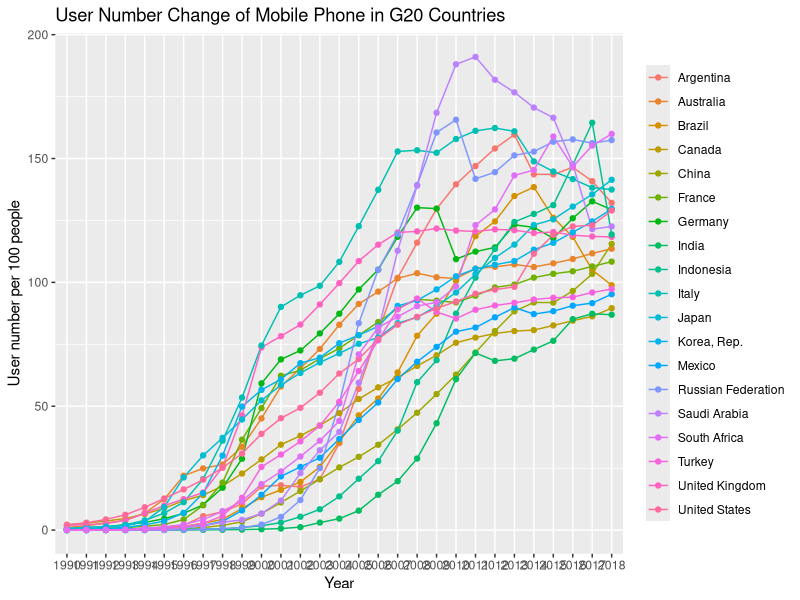

Write the R code that produced this figure.
library(tidyverse)
library(data.table)
library(stringr)

# master data frame 
# cell: utilization of mobile phone 
# inter: utilization of internet 
cell <- fread('API_IT.CEL.SETS.P2_DS2_en_csv_v2_887311.csv')
inter <- fread('API_IT.NET.USER.ZS_DS2_en_csv_v2_889089.csv')

# g20: country codes for g20 (except EU)
g20 <- c('AUS', 'CAN', 'USA', 'SAU', 'IND', 'RUS', 'ZAF', 'TUR', 'ARG',
         'BRA', 'MEX', 'FRA', 'DEU', 'ITA', 'GBR', 'IDN', 'JPN', 'KOR', 'CHN') 

# data cleaning for cell data 
cell_names <- as.vector(as.character(cell[1, ]))
names(cell) <- cell_names
cell1 <- cell[-1, ]

cell2 <- cell1 %>% 
        select('Country Name', 
               'Country Code', 
               'Indicator Name',
               'Indicator Code',
               as.character(1980:2019))
cell3 <- cell2[, -'2019']

cell4 <- cell3 %>% filter(cell3[[2]] %in% g20)
cell5 <- gather(cell4, Year, 
                Per_100_people, 
                -c('Country Name', 'Country Code', 'Indicator Name', 'Indicator Code'))

cell6 <- cell5 %>% filter(Year %in% as.character(1990:2018))

plot_by_time_cell <- ggplot(cell6, aes(x = Year, y = Per_100_people, group = cell6[[1]])) + 
        geom_line(aes(color = cell6[[1]])) + 
        geom_point(aes(color = cell6[[1]])) + 
        ylab('User number per 100 people') + 
        ggtitle('User Number Change of Mobile Phone in G20 Countries') +
        theme(legend.title = element_blank()) 

cell7 <- cell6 %>% filter(Year == '2018')
names(inter) <- as.vector(as.character(inter[1, ]))
inter1 <- inter[-1, ]


